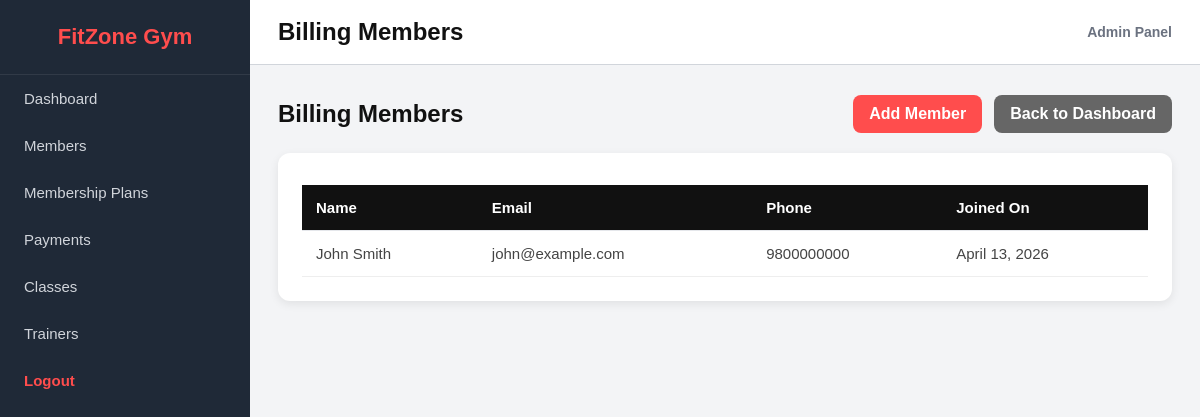
The app's page /billing/members/ (signed in), older data.
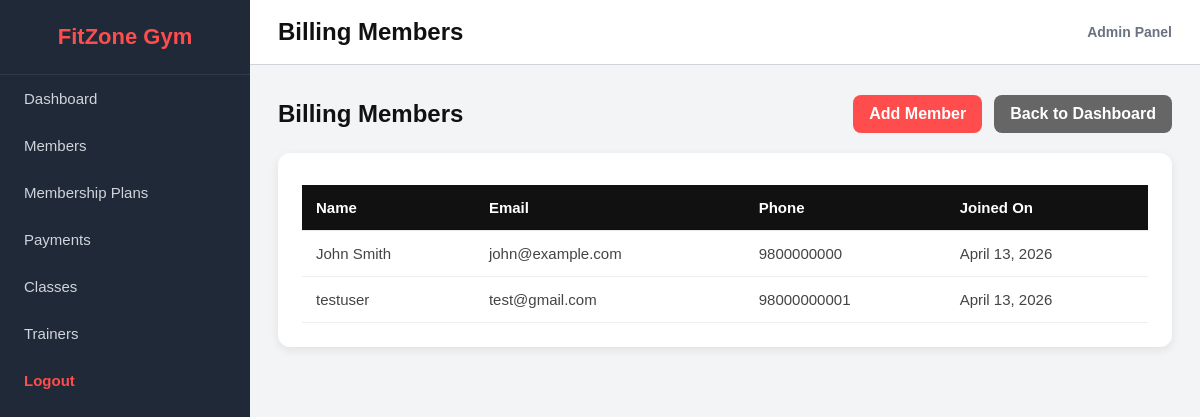
The same page, newer data.
### billing/models.py (models this page shows, shortened)
class Member(models.Model):
    full_name = models.CharField(max_length=150)
    email = models.EmailField(unique=True)
    phone_number = models.CharField(max_length=20)
    joined_on = models.DateField(auto_now_add=True)

### billing/views.py (the view)
# urls.py: path('members/', views.member_list, name='member_list'),
@user_passes_test(is_superuser)
def member_list(request):
    members = Member.objects.all().order_by('full_name')
    return render(request, 'billing/member_list.html', {'members': members})

### billing/views.py (called while the page is built)
def is_superuser(user):
    return user.is_authenticated and user.is_superuser

### billing/templates/billing/member_list.html (shortened to what this page needs)
{% extends 'base.html' %}
{% block page_title %}Billing Members{% endblock %}
{% block content %}
<div class="page-header">
    <h2>Billing Members</h2>
    <div class="header-actions">
        <a href="{% url 'add_member' %}" class="btn-red">Add Member</a>
        <a href="{% url 'billing_dashboard' %}" class="btn-grey">Back to Dashboard</a>
    </div>
</div>
<div class="table-card">
    <table class="styled-table">
        <tr>
            <th>Name</th>
            <th>Email</th>
            <th>Phone</th>
            <th>Joined On</th>
        </tr>
        {% for member in members %}
        <tr>
            <td>{{ member.full_name }}</td>
            <td>{{ member.email }}</td>
            <td>{{ member.phone_number }}</td>
            <td>{{ member.joined_on }}</td>
        </tr>
        {% empty %}
        <tr>
            <td colspan="4">No members found.</td>
        </tr>
        {% endfor %}
    </table>
</div>
{% endblock %}

Row changes from the older to the newer data that the page shows:
added Member: full_name "testuser", email "test@gmail.com", phone_number "98000000001", joined_on "April 13, 2026"
